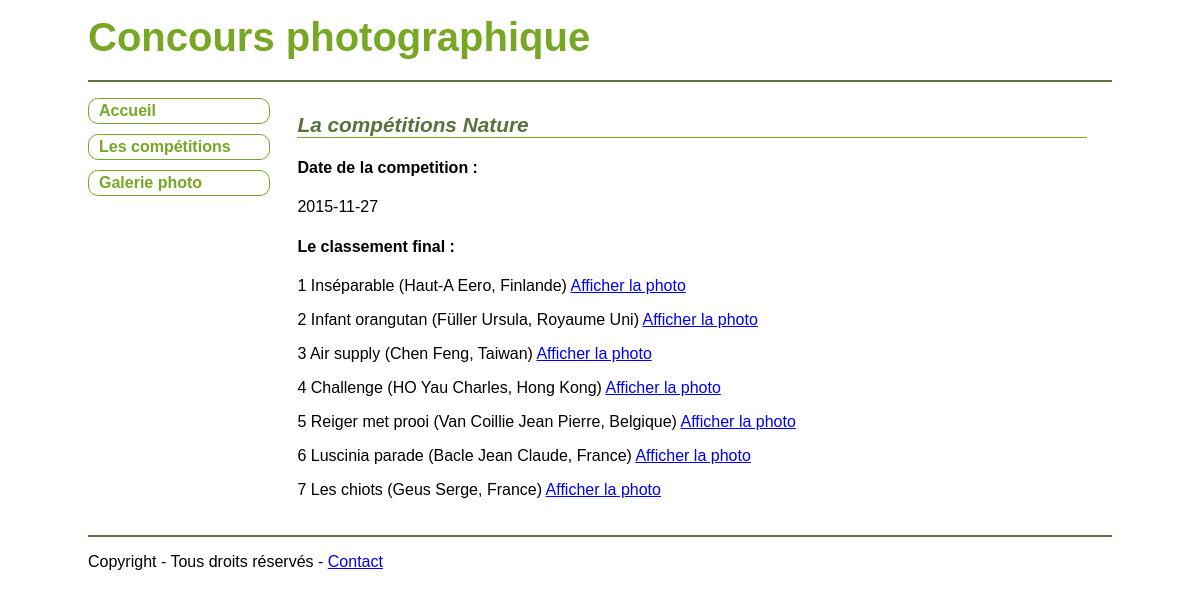
Page /index.php/C_competitions/detail/3 on the committed database.
### tables this page shows
CREATE TABLE `competition` (
  `ID` int(11) NOT NULL,
  `Nom` varchar(255) NOT NULL,
  `DossierStockage` varchar(255) DEFAULT NULL,
  `Date` date DEFAULT NULL
);

CREATE TABLE `photo` (
  `ID` int(11) NOT NULL,
  `competitionID` int(11) NOT NULL,
  `concurrentID` int(11) NOT NULL,
  `Titre` varchar(255) DEFAULT NULL,
  `NomFichier` varchar(255) NOT NULL,
  `OrdreProjection` int(10) DEFAULT NULL,
  `Total` float DEFAULT NULL,
  `Classement` int(10) DEFAULT NULL
);

CREATE TABLE `concurrent` (
  `ID` int(11) NOT NULL,
  `Nom` varchar(255) NOT NULL,
  `Prenom` varchar(255) DEFAULT NULL,
  `Pays` varchar(255) DEFAULT NULL
);

### application/controllers/C_competitions.php (called while the page is built, shortened)
<?php
class C_competitions extends CI_Controller {
    private $data;
    public function __construct() {
        $this->load->helper("url");
        $this->load->model("M_competitions");
    }
    public function detail() {
        $param = $this->uri->segment("3");
        if (isset($param)) {
            $this->load->model("M_photo");
            $this->load->model("M_competitions");
            $this->data["title"] = "La liste des compétitions";
            $this->data["competition"] = $this->M_competitions->select_detail_by_id($param)[0];
            $this->data["photos"] = $this->M_photo->select_photos_by_id_compet($param);
            $page["contenu"] = $this->load->view('competitions/V_detail_competition.php', $this->data, true);
            $this->load->view("commun/V_template.php", $page);
        } else {
            $this->index();
        }
    }
}

### index.php (called while the page is built, shortened)
<?php
require_once BASEPATH.'core/CodeIgniter.php';

### application/models/M_competitions.php (called while the page is built, shortened)
<?php
class M_competitions extends CI_Model {
    public function select_detail_by_id($id) {
        $query = $this->db->select("*")
                ->from("competition")
                ->where("ID", $id)
                ->get();
        $resultats = $query->result_array();
        return $resultats;
    }
}

### application/models/M_photo.php (called while the page is built, shortened)
<?php
class M_photo extends CI_Model {
    public function select_photos_by_id_compet($id) {
        $query = $this->db->select("photo.ID, photo.competitionID, photo.concurrentID, photo.Titre, photo.NomFichier, photo.OrdreProjection, photo.Total, photo.Classement, concurrent.Nom, concurrent.Prenom, concurrent.Pays")
                ->from("photo,concurrent")
                ->where("photo.concurrentID = concurrent.ID")
                ->where("photo.competitionID", $id)
                ->order_by("photo.Classement")
                ->get();
        $resultats = $query->result_array();
        return $resultats;
    }
}

### application/views/competitions/V_detail_competition.php (the view, shortened to what this page needs)
<article>
    <h1>La compétitions <?php echo $competition["Nom"]; ?></h1>
    <h4>Date de la competition :</h4><?php echo $competition["Date"]; ?>
    <h4>Le classement final :</h4>
    <?php foreach($photos as $photo){
        ?>
    <p>
        <?php echo $photo["Classement"]." ".$photo["Titre"]." (".$photo["Nom"]." ".$photo["Prenom"].", ".$photo["Pays"].") "; ?><a href="<?php echo site_url("C_photo/detail/".$photo["ID"]);?>">Afficher la photo</a>
    </p>
            <?php
    } ?>
</article>

### assets/css/styles.css (style rules this page uses)
body { font-family: Arial, Verdana, sans-serif; font-size: 1em; color: black; background-color: white; margin: 0px; padding: 0px; }
article { padding: 10px 5px 10px 5px; clear: both; margin-bottom: 10px; }
article h1 { color: rgb(89,114,60); font-size: 1.3em; font-style: italic; border-bottom: 1px solid rgb(119,167,36); }
p { text-align: justify; }

### rows in the picture
competition: Nom "Nature", Date "2015-11-27"
photo: Classement "1", Titre "Inséparable", concurrentID.Nom "Haut-A", concurrentID.Prenom "Eero", concurrentID.Pays "Finlande"
photo: Classement "2", Titre "Infant orangutan", concurrentID.Nom "Füller", concurrentID.Prenom "Ursula", concurrentID.Pays "Royaume Uni"
photo: Classement "3", Titre "Air supply", concurrentID.Nom "Chen", concurrentID.Prenom "Feng", concurrentID.Pays "Taiwan"
photo: Classement "4", Titre "Challenge", concurrentID.Nom "HO Yau", concurrentID.Prenom "Charles", concurrentID.Pays "Hong Kong"
photo: Classement "5", Titre "Reiger met prooi", concurrentID.Nom "Van Coillie", concurrentID.Prenom "Jean Pierre", concurrentID.Pays "Belgique"
photo: Classement "6", Titre "Luscinia parade", concurrentID.Nom "Bacle", concurrentID.Prenom "Jean Claude", concurrentID.Pays "France"
photo: Classement "7", Titre "Les chiots", concurrentID.Nom "Geus", concurrentID.Prenom "Serge", concurrentID.Pays "France"
